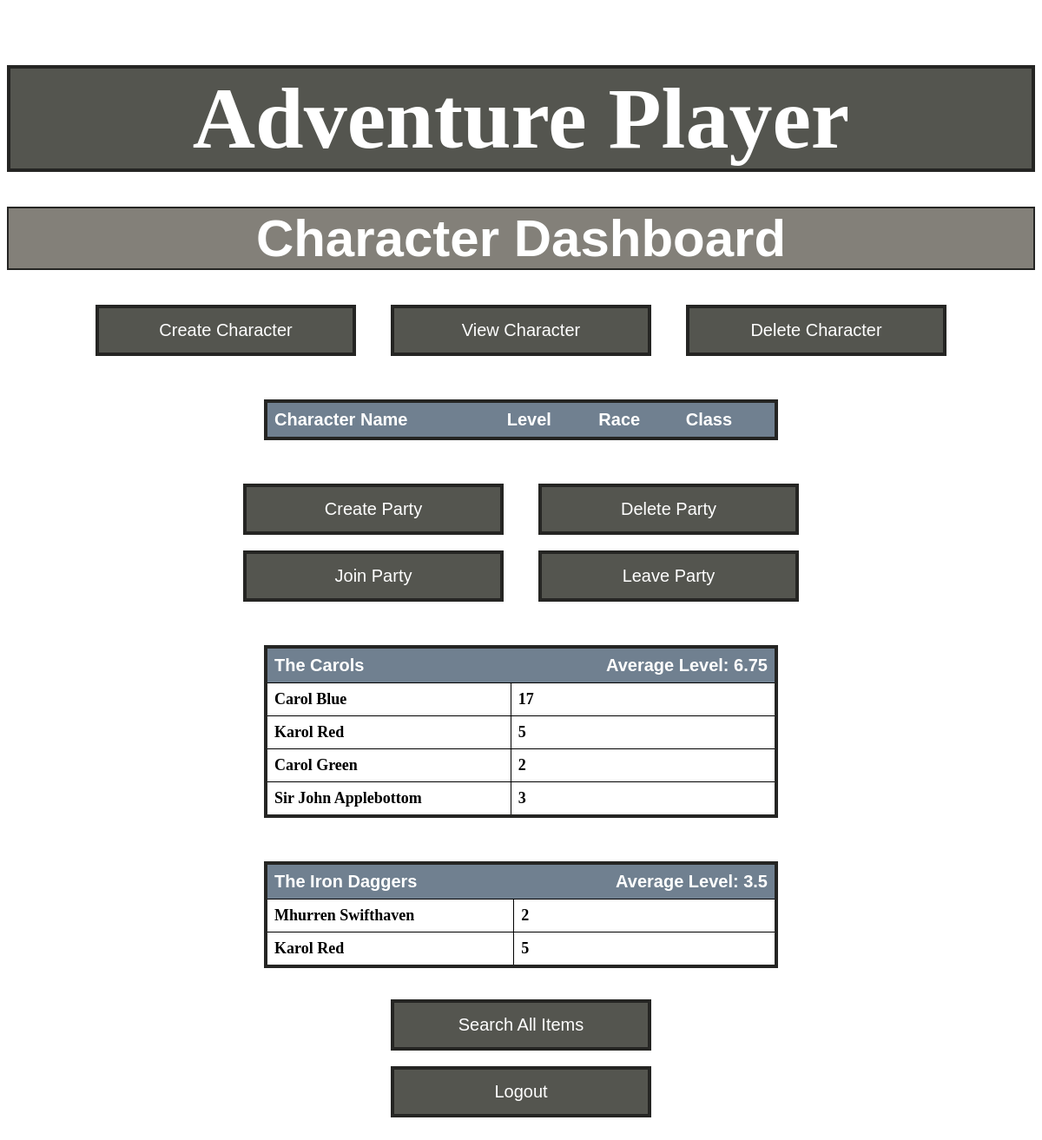
Page /BackDashboard on the committed database.
### tables this page shows
CREATE TABLE "Party" (
	"Name"	TEXT NOT NULL UNIQUE,
	"Size"	INTEGER,
	PRIMARY KEY("Name")
);

CREATE TABLE "Player" (
	"CharID"	INTEGER NOT NULL UNIQUE,
	"Name"	TEXT,
	"AlliesandOrgs"	TEXT,
	"Alignment"	TEXT,
	"Level"	INTEGER,
	"PassivePerception"	TEXT,
	"Background"	TEXT,
	"Inspiration"	INTEGER,
	"Languages"	TEXT,
	"Flaws"	TEXT,
	"Bond"	TEXT,
	"PersonalityTrait"	TEXT,
	"Ideal"	TEXT,
	"Initative"	TEXT,
	"MaxHP"	INTEGER,
	"CurrHP"	INTEGER,
	"Charisma"	INTEGER NOT NULL,
	"Wisdom"	INTEGER NOT NULL,
	"Intelligence"	INTEGER NOT NULL,
	"Constitution"	INTEGER NOT NULL,
	"Dexterity"	INTEGER NOT NULL,
	"Strength"	INTEGER NOT NULL,
	"Acrobatics"	TEXT,
	"AnimalHandling"	TEXT,
	"Arcana"	TEXT,
	"Athletics"	TEXT,
	"Deception"	TEXT,
	"History"	TEXT,
	"Insight"	TEXT,
	"Intimidation"	TEXT,
	"Investigation"	TEXT,
	"Medicine"	TEXT,
	"Nature"	TEXT,
	"Perception"	TEXT,
	"Performance"	TEXT,
	"Persuasion"	TEXT,
	"Religion"	TEXT,
	"SleightofHand"	TEXT,
	"Stealth"	TEXT,
	"Survival"	TEXT,
	"StrThrow"	TEXT,
	"DexThrow"	TEXT,
	"ConThrow"	TEXT,
	"WisThrow"	TEXT,
	"IntThrow"	TEXT,
	"ChaThrow"	TEXT,
	"ArmorClass"	INTEGER,
	"MiscInventory"	TEXT,
	PRIMARY KEY("CharID" AUTOINCREMENT)
);

### app/views.py (the view)
@app.route("/BackDashboard",methods = ["POST","GET"])
def BackDashboard():
    return reloadDashboard()

### app/views.py (called while the page is built)
def get_db():
    db = getattr(g, '_database', None)
    if db is None:
        db = g._database = sqlite3.connect("database.db")
    return db

def query_db(query, args=(), one=False):
    cur = get_db().execute(query, args)
    rv = cur.fetchall()
    cur.close()
    return (rv[0] if rv else [None]) if one else rv

def round_down(n, decimals=0):
    multiplier = 10 ** decimals
    return math.floor(n * multiplier) / multiplier

### app/templates/dashboard.html (shortened to what this page needs)
<!DOCTYPE html>
<html>
<head>
</head>
<body>
    <div class="heading">
        <h1 class="title">Adventure Player</h1>
        <h1 class="sub">Character Dashboard</h1>
    </div>
    <div class="row">
        <button onclick="document.getElementById('createchar').style.display='block'" class="mainbutton">Create Character</button>
        <button onclick="document.getElementById('viewchar').style.display='block'" class="mainbutton">View Character</button>
        <button onclick="document.getElementById('delchar').style.display='block'" class="mainbutton">Delete Character</button>
    </div>
    <div class ="row">
        <table>
            <tr>
                <th>Character Name</th>
                <th>Level</th>
                <th>Race</th>
                <th>Class</th>
            </tr>
        </table>
    </div>
    <div class="row">
        <button onclick="document.getElementById('createparty').style.display='block'" class="mainbutton">Create Party</button>
        <button onclick="document.getElementById('delparty').style.display='block'" class="mainbutton">Delete Party</button>
    </div>
    <br/>
    <div class="row">
        <button onclick="document.getElementById('joinparty').style.display='block'" class="mainbutton">Join Party</button>
        <button onclick="document.getElementById('leaveparty').style.display='block'" class="mainbutton">Leave Party</button>
    </div>
    {% for i in range(0,length) %}
    <div class ="row">
        <table class="partytable">
            <tr>
                <th>{{prows[0][i][0]}}</th>
                <th class="averageLevel">Average Level: {{partyAverageLevels[i]}}</th>
            </tr>
            {% for mems in prows[1][i] %}
            <tr>
                <td>{{mems[0][0]}}</td>
                <td class="rightAlign">{{mems[0][1]}}</td>
            </tr>
            {% endfor %}
        </table>
    </div>
    {% endfor %}
    <br></br>
    <div class="row">
        <button onclick="document.getElementById('searchitems').style.display='block'" class="mainbutton">Search All Items</button>
    </div>
    <br/>
    <div class="row">
        <button onclick="document.getElementById('logout').style.display='block'" class="mainbutton">Logout</button>
    </div>
    <br/>
</body>
</html>

### app/templates/dashboard.html (style rules this page uses)
body { font-family: Helvetica, Arial, sans-serif; }
.title { font-family: fantasy; text-align: center; font-size: 100px; margin-bottom: 0px; color: white; border: 4px solid #252523; background-color: #54554f; }
.sub { border: 2px solid #252523; text-align: center; font-size: 60px; background-color: #838079; color: white; }
button { font-family: Helvetica; background-color: #54554f; color: white; padding: 14px 20px; margin: 8px 0; border: 4px solid #252523; cursor: pointer; }
.mainbutton { width: 15%; margin: 0px 20px; font-size: 20px; min-width: 300px; }
.row { display: flex; justify-content: center; align-content: space-around; }
table { border: 4px solid #252523; font-family: arial, sans-serif; border-collapse: collapse; width: 50%; margin: 50px; }
.partytable { margin-bottom: 0px; }
td { font-family: comic; font-weight: bold; border: 1px solid black; text-align: left; padding: 8px; font-size: 18px; }
th { background-color: slategray; color: white; font-size: 20px; padding: 8px; text-align: left; font-size: 20px; }
.averageLevel { text-align: right; }
.heading { align-content: center; }

### rows in the picture
Party: Name "The Carols"
Player: Name "Carol Blue", Level "17"
Player: Name "Karol Red", Level "5"
Player: Name "Carol Green", Level "2"
Player: Name "Sir John Applebottom", Level "3"
Party: Name "The Iron Daggers"
Player: Name "Mhurren Swifthaven", Level "2"

### other values in the picture
{{ partyAverageLevels[i] }} "6.75" "3.5"
